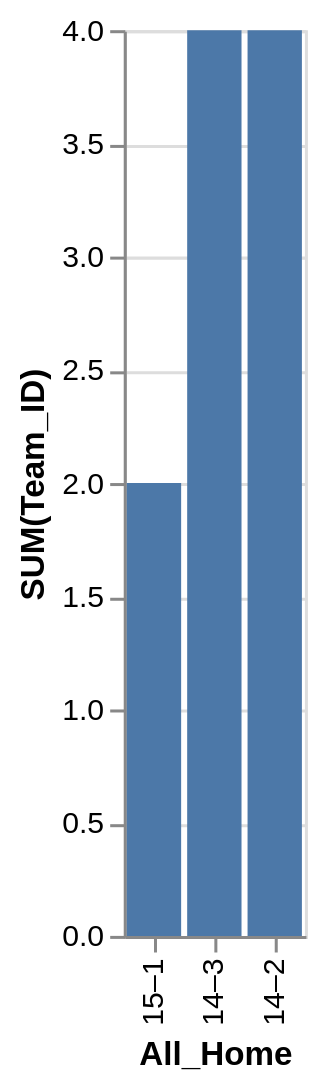

The specification (Vega-Lite) saved for this image:
### Vega-Lite specification from a JSON file in a GitHub repository (floating-point values rounded to 4 significant figures)
{"data": {"values": [{"x_data": "15–1", "y_data": 2}, {"x_data": "14–3", "y_data": 4}, {"x_data": "14–2", "y_data": 4}]}, "mark": "bar", "encoding": {"x": {"field": "x_data", "type": "nominal", "title": "All_Home", "sort": "descending"}, "y": {"field": "y_data", "type": "quantitative", "title": "SUM(Team_ID)"}}}
